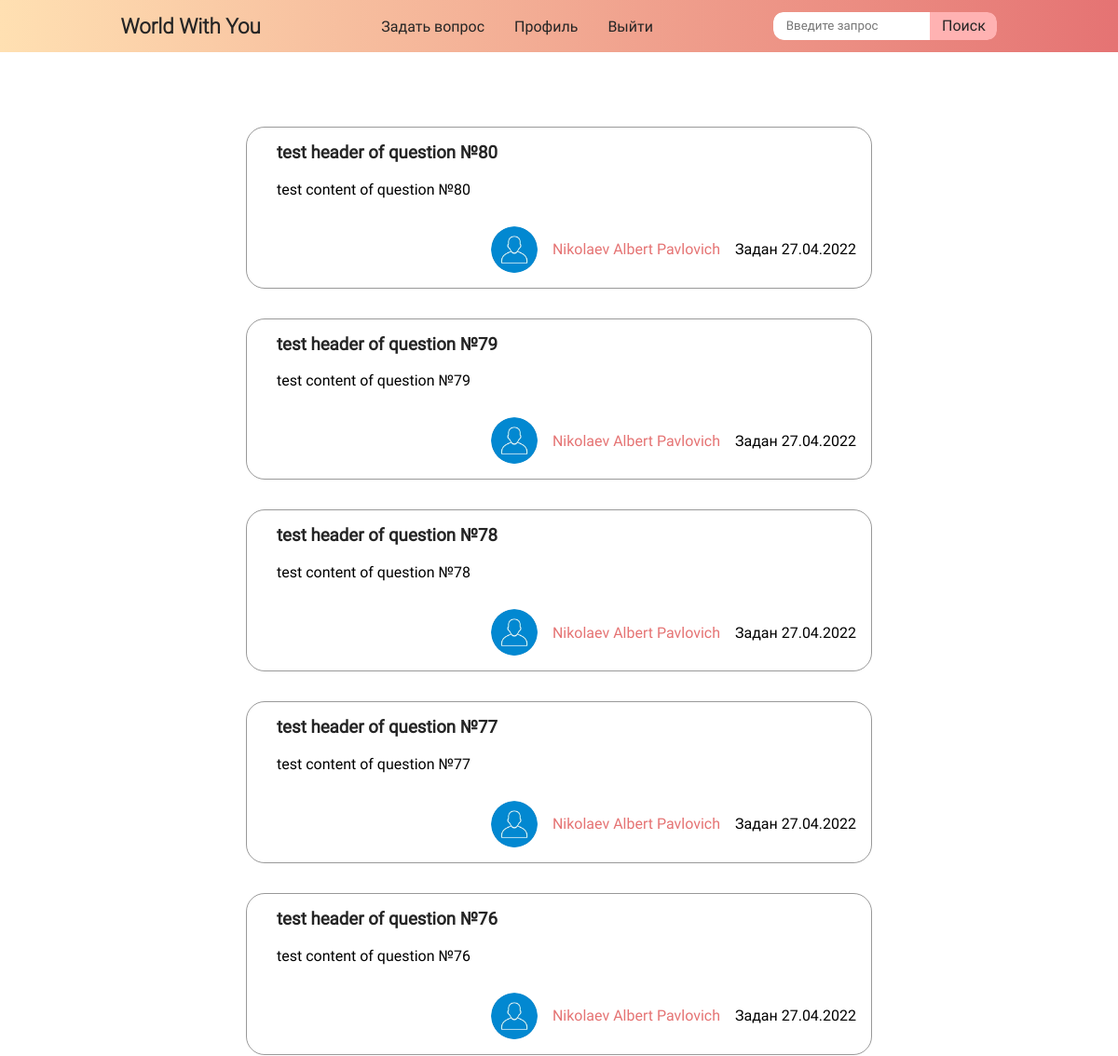
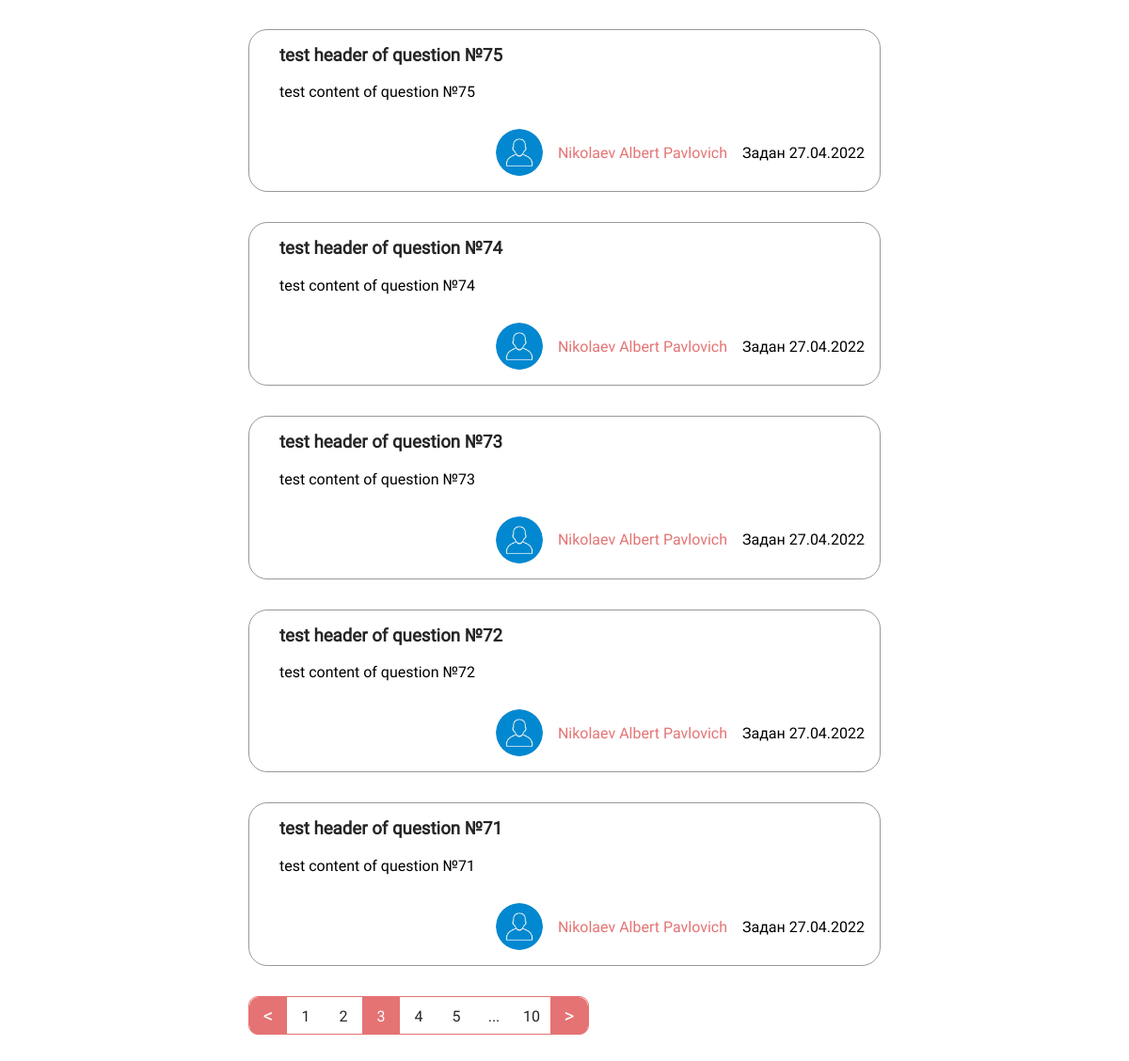
Screenshot of /homeforum/2 (signed in) with the database file from the repository (2 pictures, top to bottom).
### data/topics.py (models this page shows)
class Topics(SqlAlchemyBase):
    __tablename__ = 'topics'
    id = sqlalchemy.Column(sqlalchemy.Integer, primary_key=True, autoincrement=True)
    header = sqlalchemy.Column(sqlalchemy.String, nullable=True)
    content = sqlalchemy.Column(sqlalchemy.String, nullable=True)
    created_at = sqlalchemy.Column(sqlalchemy.DateTime, default=datetime.datetime.now)
    user_id = sqlalchemy.Column(sqlalchemy.Integer, sqlalchemy.ForeignKey("users.id"))
    photo_id = sqlalchemy.Column(sqlalchemy.Integer, sqlalchemy.ForeignKey("photos.id"))
    user = orm.relationship('User')
    photos = orm.relationship('Photos')

### views.py (the view)
def home(lang=global_lang_of_site, page=0):
    global_lang_of_site = lang
    form = SearchForm()
    mini_page_float = True
    db_sess = db_session.create_session()
    tops = db_sess.query(Topics).order_by(desc(Topics.created_at))
    n = len(tops.all())
    nums_of_page = n // 10
    if n % 10:
        nums_of_page += 1
    topics = tops.limit(10).offset(10 * page)
    user = work_with_date_users(db_sess.query(User).all())
    if form.validate_on_submit():
        if form.search.data:
            mini_page_float = False
            topics = db_sess.query(Topics).order_by(desc(Topics.created_at)).filter(Topics.header.like('%' + form.search.data + '%')).all()
            user = work_with_date_users(db_sess.query(User).all())
    return render_template('index.html', topics=topics, user=user,
                           form_search=form, flag=True, page_float=mini_page_float,
                           nums_page=nums_of_page, activate_page=page, list_lang_site=list_lang_site,
                           lang_now=lang)

### search_form.py
class SearchForm(FlaskForm):
    search = StringField('Введите запрос')
    submit = SubmitField('Поиск')

### add_to_data.py (called while the page is built)
def work_with_date_users(list_of_ex):
	slovar = {}
	for i in list_of_ex:
		slovar[i.id] = [i.surname, i.name, i.patronymic, i.ava_photo, i.email]
	return slovar

### data/db_session.py (called while the page is built)
def create_session() -> Session:
    global __factory
    return __factory()

### main.py (called while the page is built)
@login_manager.user_loader
def load_user(user_id):
    db_sess = db_session.create_session()
    return db_sess.query(User).get(user_id)

### templates/index.html (shortened to what this page needs)
{% extends 'base.html'%}
{% block links %}
<link rel="stylesheet" href="{{ url_for('static', filename='css/index.css') }}">
{% endblock %}
{% block content %}
{% if current_user.is_authenticated %}
<div class="questions">
  {% for item_topics in topics %}
  <div class="question">
    <h3 class="question__title"><a href="{{ url_for('sometopic', id_topic=item_topics.id, name_topic=item_topics.header, lang=lang_now) }}">{{ item_topics.header }}</a></h3>
    <p class="question__about">{{ item_topics.content }}</p>
    <div class="meta">
      <div class="meta__user">
        {% if user[item_topics.user_id][-2] %}
        {% else %}
        <img class="meta__user__ava" src="{{ url_for('static', filename='imgs/ava.jpg') }}" alt="">
        {% endif %}
        <a class="meta__user__username" href="{{ url_for('profil', username=user[item_topics.user_id][-1], lang=lang_now) }}">{{ ' '.join(user[item_topics.user_id][:-2]) }}</a>
      </div>
      <p>{{ list_lang_site[lang_now][22] }} <span>{{item_topics.created_at.strftime('%d.%m.%Y')}}</span></p>
    </div>
  </div>
  {% endfor %}
</div>
{% if page_float %}
<div class="percent">
  <div class="per80">
    <div class="pagination">
      {% if activate_page != 0 %}
      <a href="{{ activate_page - 1}}" class="pagination__btn btn__left">&lt;</a>
      {% else %}
      <a href="{{ nums_page - 1}}" class="pagination__btn btn__left">&lt;</a>
      {% endif %}
      <div class="pagination__pagesList">
        {% for i in range(nums_page) %}
        {% if i < 5 %}
          {% if activate_page == i %}
          <a href="{{i}}" class="pagination__number noncursor btn__active">{{i + 1}}</a>
          {% else %}
          <a href="{{i}}" class="pagination__number">{{i + 1}}</a>
          {% endif %}
        {% endif %}
        {% if nums_page >= 7 %}
          {% if i == 5 %}
            <a href="#" class="pagination__number noncursor">...</a>
          {% elif i == nums_page - 1 %}
            {% if activate_page == i %}
            <a href="{{nums_page - 1}}" class="pagination__number noncursor btn__active">{{nums_page}}</a>
            {% else %}
            <a href="{{nums_page - 1}}" class="pagination__number">{{nums_page}}</a>
            {% endif %}
          {% endif %}
        {% endif %}
        {% endfor %}
      </div>
      {% if activate_page != nums_page - 1 %}
      <a href="{{ activate_page + 1 }}" class="pagination__btn btn__right">&gt;</a>
      {% else %}
      <a href="0" class="pagination__btn btn__right">&gt;</a>
      {% endif %}
    </div>
  </div>
</div>
{% endif %}
{% endif %}
{% endblock %}

### static/css/index.css (style rules this page uses)
:root { --text: rgb(37, 37, 37); }
* { box-sizing: border-box; padding: 0; margin: 0; font-family: 'Roboto-Regular'; }
h1, h2, h3, h4 { color: var(--text); font-family: 'Roboto-Light'; }
a { text-decoration: none; color: var(--text); }
body { min-height: 100vh; width: 100%; display: flex; flex-direction: column; align-items: center; }
.search__form__input { width: 70%; border: none; outline: none; padding: 0 1em; border-radius: 11px 0 0 12px; }
.search__form__submit { cursor: pointer; color: var(--text); font-size: 1em; width: 30%; border: none; outline: none; border-radius: 0 10px 10px 0; background-color: #ffb2b2; transition: all 0.15s ease; }
.percent { margin-top: 2em; display: flex; flex-direction: column; width: 100%; align-items: center; }
.per80 { width: 80%; }
.questions { display: flex; flex-direction: column; flex-wrap: wrap; align-items: center; gap: 2em; }
.question { position: relative; width: 80%; border: 1px solid rgba(0, 0, 0, 0.4); box-sizing: border-box; border-radius: 20px; padding: 1em 2em 6em 2em; }
.question__title { font-family: 'Roboto-Light'; margin-bottom: 1em; }
.meta { position: absolute; right: 1em; bottom: 1em; display: flex; gap: 1em; align-items: center; }
.meta__user__username { color: #E57373; }
.meta__user { display: flex; align-items: center; gap: 1em; }
.meta__user__ava { border-radius: 50%; height: 50px; width: 50px; }
.pagination { width: max-content; height: 41px; border: 1px solid #E57373; border-radius: 10px; display: flex; }
.pagination__btn { user-select: none; height: 40px; width: 40px; background-color: #E57373; color: white; font-size: 1.3em; display: flex; align-items: center; justify-content: center; }
.pagination__number { user-select: none; cursor: pointer; width: 40px; height: 40px; display: flex; align-items: center; justify-content: center; transition: all 0.15s ease; }
.noncursor { cursor: default; }
.btn__active { background-color: #E57373; color: white; }
.btn__left { border-radius: 10px 0 0 10px; }
.btn__right { border-radius: 0 10px 10px 0; }
.pagination__pagesList { width: 280px; display: flex; }

### rows the page displays
Topics: header "test header of question №80", content "test content of question №80", user_id "Nikolaev Albert Pavlovich", list_lang_site "Задан", created_at "27.04.2022"
Topics: header "test header of question №79", content "test content of question №79", user_id "Nikolaev Albert Pavlovich", list_lang_site "Задан", created_at "27.04.2022"
Topics: header "test header of question №78", content "test content of question №78", user_id "Nikolaev Albert Pavlovich", list_lang_site "Задан", created_at "27.04.2022"
Topics: header "test header of question №77", content "test content of question №77", user_id "Nikolaev Albert Pavlovich", list_lang_site "Задан", created_at "27.04.2022"
Topics: header "test header of question №76", content "test content of question №76", user_id "Nikolaev Albert Pavlovich", list_lang_site "Задан", created_at "27.04.2022"
Topics: header "test header of question №75", content "test content of question №75", user_id "Nikolaev Albert Pavlovich", list_lang_site "Задан", created_at "27.04.2022"
Topics: header "test header of question №74", content "test content of question №74", user_id "Nikolaev Albert Pavlovich", list_lang_site "Задан", created_at "27.04.2022"
Topics: header "test header of question №73", content "test content of question №73", user_id "Nikolaev Albert Pavlovich", list_lang_site "Задан", created_at "27.04.2022"
Topics: header "test header of question №72", content "test content of question №72", user_id "Nikolaev Albert Pavlovich", list_lang_site "Задан", created_at "27.04.2022"
Topics: header "test header of question №71", content "test content of question №71", user_id "Nikolaev Albert Pavlovich", list_lang_site "Задан", created_at "27.04.2022"

### other values shown
{{ list_lang_site[lang_now][0] }} "Задать вопрос"
{{ list_lang_site[lang_now][1] }} "Профиль"
{{ list_lang_site[lang_now][2] }} "Выйти"
{{ i + 1 }} "1" "2" "4" "5"
{{ i + 1 }} "3"
{{ nums_page }} "10"
